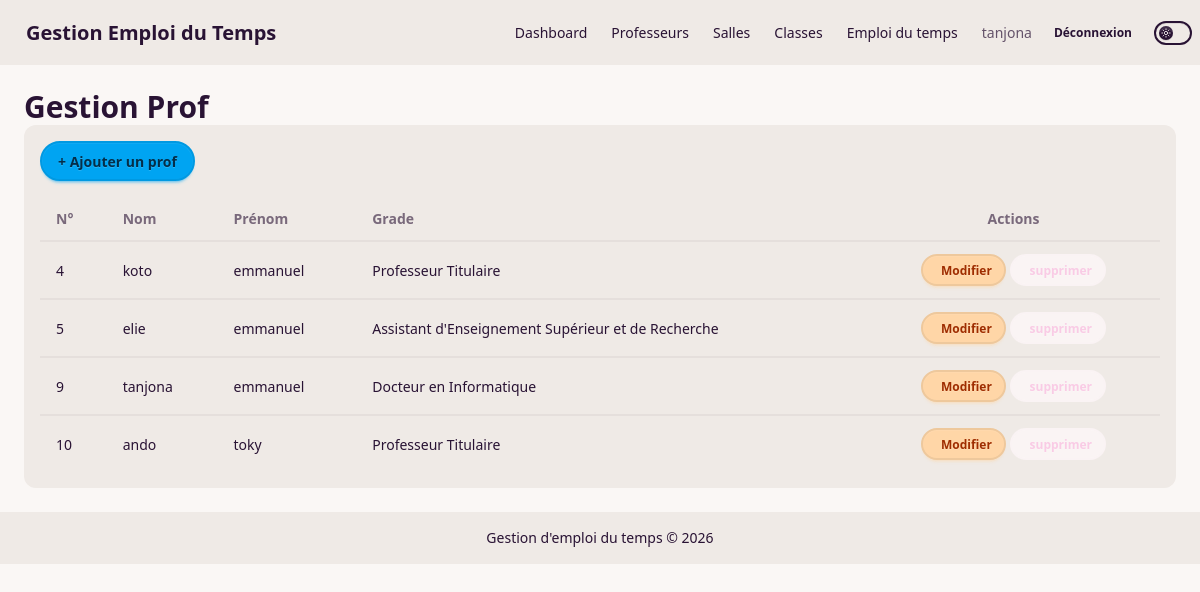
The app's page /prof/ (signed in) with its own data.
### emploi/models.py (models this page shows, shortened)
class Prof  (models.Model):
    GRADE_CHOICES = [
        ("PT", "Professeur Titulaire"),
        ("MC", "Maître de Conférences"),
        ("AESR", "Assistant d'Enseignement Supérieur et de Recherche"),
        ("HDR", "Docteur HDR"),
        ("DI", "Docteur en Informatique"),
        ("DOC", "Doctorant en Informatique"),
    ]
    idprof = models.AutoField(primary_key=True)
    nomprof = models.CharField(max_length=100)
    prenomprof = models.CharField(max_length=100)
    grad = models.CharField(
        max_length=10,
        choices=GRADE_CHOICES
    )

### emploi/views.py (the view)
# urls.py: path('prof/', login_required(views.list_prof), name="prof"),
def list_prof(request):
    profs = Prof.objects.all()
    form = ProfForms()
    return render(request, "professeur/prof.html", {'profs':profs , 'form':form})

### emploi/forms.py
class ProfForms(forms.ModelForm):
    class Meta:
        model = Prof
        fields = ['nomprof','prenomprof','grad']

### emploi/templates/professeur/prof.html (shortened to what this page needs)
{%extends 'base.html'%} {%block content%}
<h1 class="text-3xl font-bold">Gestion Prof</h1>
<div class="w-full bg-base-200 p-4 rounded-xl">
    <div class="mb-4">
        <button onclick="mdprof.showModal()" class="btn btn-info">+ Ajouter un prof</button>
    </div>
    <div class="overflow-x-auto">
        <table class="table table-zebra w-full">
            <thead>
                <tr>
                    <th>N°</th>
                    <th>Nom</th>
                    <th>Prénom</th>
                    <th>Grade</th>
                    <th class="text-center">Actions</th>
                </tr>
            </thead>
            <tbody>
                {% for prf in profs%}
                <tr>
                    <td>{{prf.idprof}}</td>
                    <td>{{prf.nomprof}}</td>
                    <td>{{prf.prenomprof}}</td>
                    <td>{{prf.get_grad_display}}</td>
                    <td class="text-center">
                        <button type="button" class="btn btn-sm btn-accent"
                            onclick="document.getElementById('modal_mod_{{ prf.idprof }}').showModal()">
                            Modifier
                        </button>
                        <button class="btn btn-soft btn-secondary btn-sm" type="button" onclick="document.getElementById('modal_sup_{{prf.idprof}}').showModal()">
                            supprimer
                        </button>
                    </td>
                </tr>
                {%endfor%}
            </tbody>
        </table>
    </div>
</div>
{%endblock%}

### emploi/templates/base.html (shortened to what this page needs)
<html lang="fr" data-theme="cupcake">
    <head>
        <link href="https://cdn.jsdelivr.net/npm/daisyui@5" rel="stylesheet" type="text/css" />
        <script src="https://cdn.jsdelivr.net/npm/@tailwindcss/browser@4"></script>
        <link href="https://cdn.jsdelivr.net/npm/daisyui@5/themes.css" rel="stylesheet" type="text/css" />
    </head>
    <body>
        <header>
            <div class="navbar bg-base-200">
                <div class="flex-1">
                    <a class="btn btn-ghost text-xl">
                        Gestion Emploi du Temps
                    </a>
                </div>
                <div class="flex-none flex items-center gap-2">
                    {% if user.is_authenticated %}
                    <ul class="menu menu-horizontal px-1">
                        <li>
                            <a href="{%url 'dashboard'%}"> Dashboard </a>
                        </li>
                        <li>
                            <a href="{% url 'prof' %}"> Professeurs </a>
                        </li>
                        <li>
                            <a href="{%url 'salle'%}"> Salles </a>
                        </li>
                        <li>
                            <a href="{%url 'classe'%}"> Classes </a>
                        </li>
                        <li>
                            <a href="{%url 'emploi'%}"> Emploi du temps </a>
                        </li>
                    </ul>
                    <span class="text-sm text-base-content/70">{{ user.username }}</span>
                    <form method="POST" action="{% url 'logout' %}">
                        <button type="submit" class="btn btn-ghost btn-sm">Déconnexion</button>
                    </form>
                    {% endif %}
                    <label class="toggle text-base-content">
                        <input type="checkbox" value="dim" class="theme-controller" />
                    </label>
                </div>
            </div>
        </header>
        <main class="p-6">
            {% block content %}
            {% endblock %}
        </main>
        <footer class="footer footer-center bg-base-200 p-4">
            <aside>
                <p>Gestion d'emploi du temps © 2026</p>
            </aside>
        </footer>
    </body>
</html>

### records on screen
Prof: idprof "4", nomprof "koto", prenomprof "emmanuel", grad "Professeur Titulaire"
Prof: idprof "5", nomprof "elie", prenomprof "emmanuel", grad "Assistant d'Enseignement Supérieur et de Recherche"
Prof: idprof "9", nomprof "tanjona", prenomprof "emmanuel", grad "Docteur en Informatique"
Prof: idprof "10", nomprof "ando", prenomprof "toky", grad "Professeur Titulaire"

### other values on screen
{{ user.username }} "tanjona"
